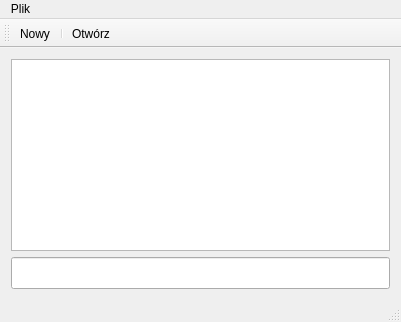
<?xml version="1.0" encoding="UTF-8"?>
<ui version="4.0">
 <class>Notepad</class>
 <widget class="QMainWindow" name="Notepad">
  <property name="geometry">
   <rect>
    <x>0</x>
    <y>0</y>
    <width>401</width>
    <height>320</height>
   </rect>
  </property>
  <property name="windowTitle">
   <string>Notepad</string>
  </property>
  <widget class="QWidget" name="centralWidget">
   <layout class="QGridLayout" name="gridLayout">
    <item row="0" column="0" colspan="2">
     <widget class="QListWidget" name="listWidget">
      <property name="enabled">
       <bool>true</bool>
      </property>
      <property name="sizePolicy">
       <sizepolicy hsizetype="Expanding" vsizetype="Fixed">
        <horstretch>0</horstretch>
        <verstretch>0</verstretch>
       </sizepolicy>
      </property>
      <property name="font">
       <font>
        <family>Times New Roman</family>
        <pointsize>16</pointsize>
       </font>
      </property>
      <property name="flow">
       <enum>QListView::TopToBottom</enum>
      </property>
      <property name="resizeMode">
       <enum>QListView::Adjust</enum>
      </property>
      <property name="gridSize">
       <size>
        <width>0</width>
        <height>25</height>
       </size>
      </property>
      <property name="sortingEnabled">
       <bool>false</bool>
      </property>
     </widget>
    </item>
    <item row="1" column="0" colspan="2">
     <widget class="QLineEdit" name="lineEdit">
      <property name="font">
       <font>
        <family>Times New Roman</family>
        <pointsize>16</pointsize>
       </font>
      </property>
      <property name="text">
       <string/>
      </property>
     </widget>
    </item>
   </layout>
  </widget>
  <widget class="QMenuBar" name="menuBar">
   <property name="geometry">
    <rect>
     <x>0</x>
     <y>0</y>
     <width>401</width>
     <height>21</height>
    </rect>
   </property>
   <widget class="QMenu" name="menuPlik">
    <property name="title">
     <string>Plik</string>
    </property>
    <addaction name="actionNowy"/>
    <addaction name="actionOtworz"/>
    <addaction name="separator"/>
    <addaction name="actionWyj_cie"/>
   </widget>
   <addaction name="menuPlik"/>
  </widget>
  <widget class="QStatusBar" name="statusBar"/>
  <widget class="QToolBar" name="mainToolBar">
   <attribute name="toolBarArea">
    <enum>TopToolBarArea</enum>
   </attribute>
   <attribute name="toolBarBreak">
    <bool>false</bool>
   </attribute>
   <addaction name="actionNowy"/>
   <addaction name="separator"/>
   <addaction name="actionOtworz"/>
  </widget>
  <action name="actionNowy">
   <property name="icon">
    <iconset resource="resources.qrc">
     <normaloff>:/images/Icons/New.bmp</normaloff>:/images/Icons/New.bmp</iconset>
   </property>
   <property name="text">
    <string>Nowy</string>
   </property>
  </action>
  <action name="actionOtworz">
   <property name="icon">
    <iconset resource="resources.qrc">
     <normaloff>:/images/Icons/Open.bmp</normaloff>:/images/Icons/Open.bmp</iconset>
   </property>
   <property name="text">
    <string>Otwórz</string>
   </property>
  </action>
  <action name="actionWyj_cie">
   <property name="text">
    <string>Wyjście</string>
   </property>
  </action>
  <action name="actionKopiuj">
   <property name="icon">
    <iconset resource="resources.qrc">
     <normaloff>:/images/Icons/Copy.bmp</normaloff>:/images/Icons/Copy.bmp</iconset>
   </property>
   <property name="text">
    <string>Kopiuj</string>
   </property>
  </action>
  <action name="actionWklej">
   <property name="icon">
    <iconset resource="resources.qrc">
     <normaloff>:/images/Icons/Paste.bmp</normaloff>:/images/Icons/Paste.bmp</iconset>
   </property>
   <property name="text">
    <string>Wklej</string>
   </property>
  </action>
  <action name="actionWytnij">
   <property name="icon">
    <iconset resource="resources.qrc">
     <normaloff>:/images/Icons/Cut.bmp</normaloff>:/images/Icons/Cut.bmp</iconset>
   </property>
   <property name="text">
    <string>Wytnij</string>
   </property>
  </action>
  <action name="actionCofnij">
   <property name="text">
    <string>Cofnij</string>
   </property>
  </action>
 </widget>
 <layoutdefault spacing="6" margin="11"/>
 <resources>
  <include location="resources.qrc"/>
 </resources>
 <connections/>
</ui>
